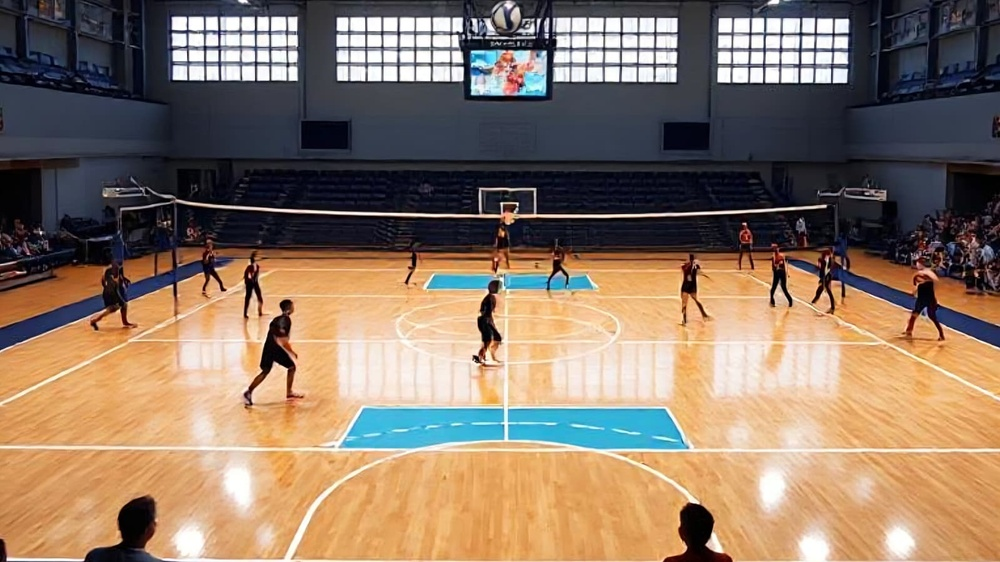
#> input picture Portfolio_Image/Automated Highlight Generation.jpeg, 1000 x 562 px, shrunk from 1599 x 899 before the run
$ python -i opencv_intro.py   (imports and definitions only)
#> lines starting #> are read from the running program, lines starting #| are printed output that depends on the picture
#> further down, picture is the input picture: shape (562, 1000, 3); mean B, G, R 102.2, 119.7, 140.5
import cv2
import numpy as np
import argparse
import csv

def process_frame(frame, apply_filters=True, crop=None):
#> called with apply_filters = True
    if crop:
        h, w = frame.shape[:2]
        x0, y0, crop_w, crop_h = [int(c * 0.01 * dim) for c, dim in zip(crop, [w, h, w, h])]
        frame = frame[y0:y0 + crop_h, x0:x0 + crop_w]

    if apply_filters:
        # Convert to grayscale
        gray = cv2.cvtColor(frame, cv2.COLOR_BGR2GRAY)
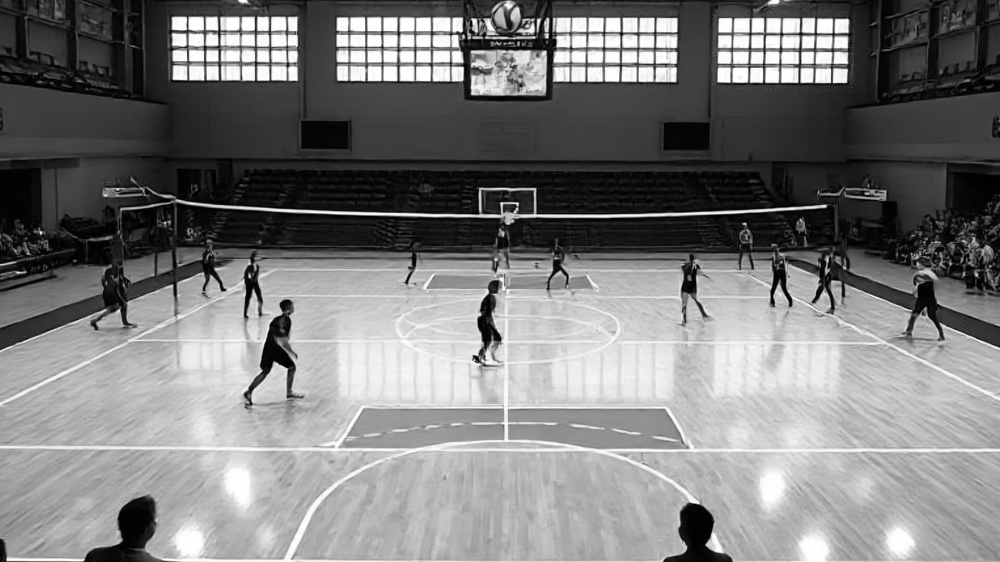
#> gray: shape (562, 1000); min 0, max 255, mean 123.9

        # Apply Gaussian blur
        blurred = cv2.GaussianBlur(gray, (5, 5), 0)

        # Apply Canny edge detection
        edges = cv2.Canny(blurred, 50, 150)
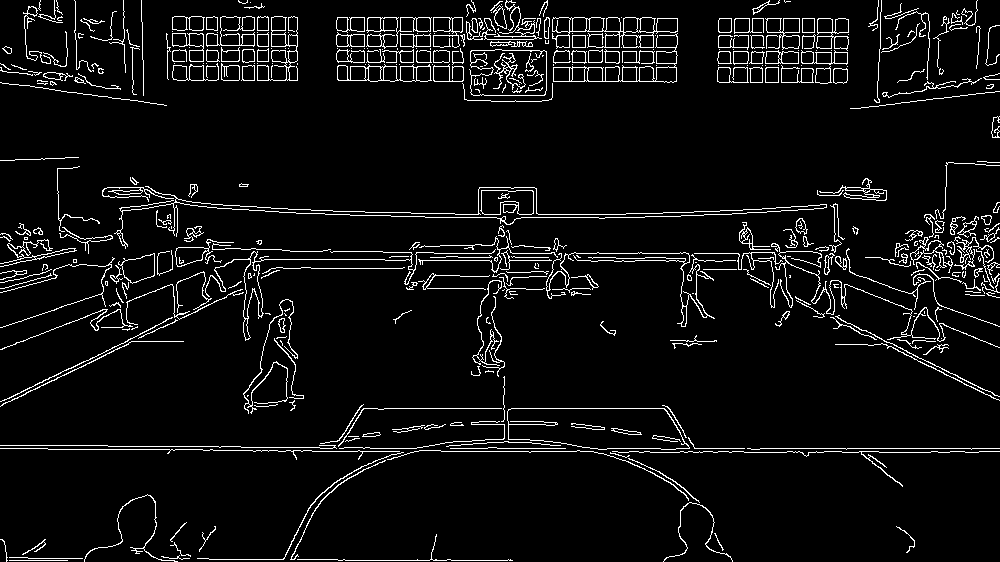
#> edges: shape (562, 1000); 5.8% white in thin lines or dots

        # Convert back to BGR for colored edge overlay
        edges_color = cv2.cvtColor(edges, cv2.COLOR_GRAY2BGR)
#> edges_color: shape (562, 1000, 3); 5.8% white in thin lines or dots

        # Combine original frame with colored edges
        result = cv2.addWeighted(frame, 0.7, edges_color, 0.3, 0)
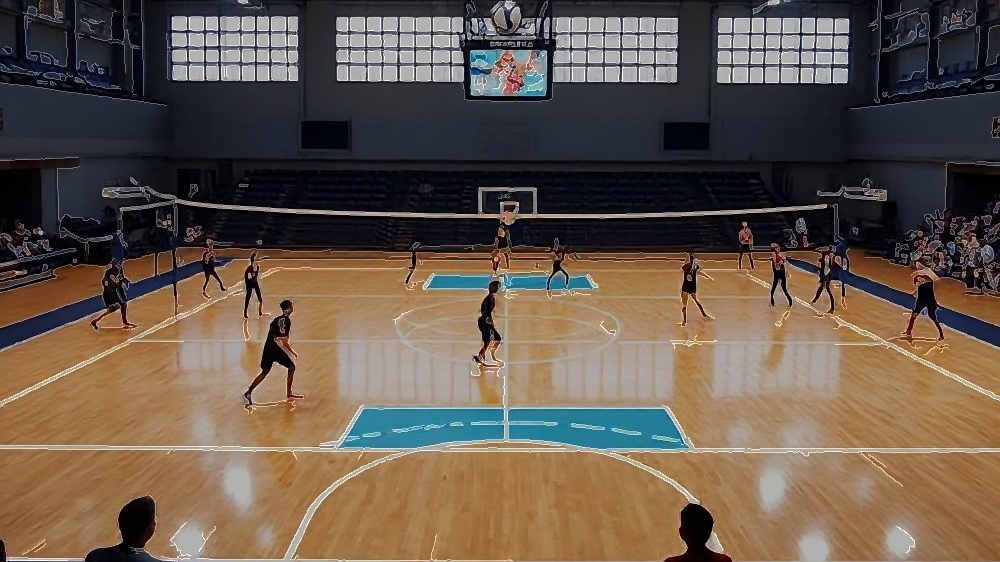
#> result: shape (562, 1000, 3); mean B, G, R 76, 88.2, 102.8

        return result
    else:
        return frame

# [77 lines left out: function main, not called in this run]

# [2 lines not run here, left out]

>>> import cv2
>>> picture = cv2.imread('../Portfolio_Image/Automated Highlight Generation.jpeg')
>>> result = process_frame(picture)
